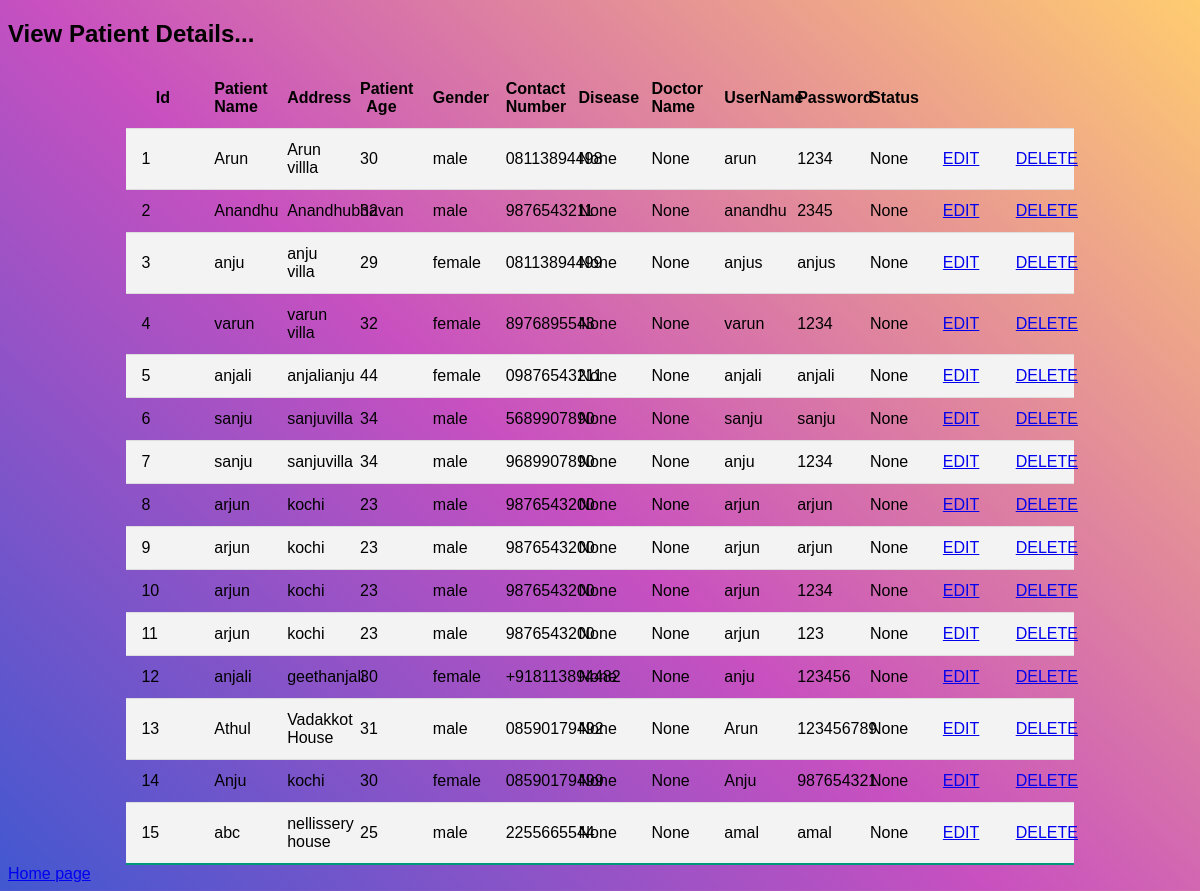
Page /viewpatient on the committed database.
### myapp/models.py (models this page shows, shortened)
class Patient(models.Model):
    patientname=models.CharField(max_length=150)
    address=models.CharField(max_length=150)
    age=models.CharField(max_length=100)
    gender=models.CharField(max_length=100)
    contactnum=models.CharField(max_length=100)
    disease=models.CharField(max_length=150,null=True,blank=True)
    doctorname=models.CharField(max_length=150,null=True,blank=True)
    username=models.CharField(max_length=150,null=True,blank=True)
    password=models.CharField(max_length=150,null=True,blank=True)
    status=models.CharField(max_length=150,null=True,blank=True)

### myapp/views.py (the view)
# urls.py: path('viewpatient',views.viewpatient,name='viewpatient'),
def viewpatient(request):
    result = Patient.objects.all()
    return render(request,'viewpatient.html', {'result': result})

### myapp/templates/viewpatient.html (shortened to what this page needs)
<!DOCTYPE html>
<html lang="en">
<head>
   <link rel="stylesheet" href="static/table.css">
</head>
<body>
<h2>View Patient Details...</h2>
<table>
    <tr>
        <th>Id</th>
        <th>Patient Name</th>
        <th>Address</th>
        <th>Patient Age</th>
        <th>Gender</th>
        <th>Contact Number</th>
        <th>Disease</th>
        <th>Doctor Name</th>
        <th>UserName</th>
        <th>Password</th>
        <th>Status</th>
    </tr>
    {% for result in result %}
    <tr>
        <td>{{ result.id }}</td>
        <td>{{ result.patientname }}</td>
        <td>{{ result.address }}</td>
        <td>{{ result.age }}</td>
        <td>{{ result.gender }}</td>
        <td>{{ result.contactnum }}</td>
        <td>{{ result.disease }}</td>
        <td>{{ result.doctorname }}</td>
        <td>{{ result.username }}</td>
        <td>{{ result.password }}</td>
        <td>{{ result.status }}</td>
        <td><a href="editpatient/{{result.id}}"> EDIT</a></td>
        <td><a href="deletepatient/{{result.id}}"> DELETE</a></td>
    </tr>
    {% endfor %}
</table>
</body>
<a href="/home">Home page</a>
</html>

### myapp/static/table.css (style rules this page uses)
table { border-collapse: collapse; margin: 0 auto; padding: 0; width: 50%; table-layout: fixed; }
th, td { padding: 10px 10px; }
tbody tr { border-bottom: 1px solid #dddddd; }
tbody tr:nth-of-type(even) { background-color: #f3f3f3; }
tbody tr:last-of-type { border-bottom: 2px solid #009879; }

### myapp/templates/viewpatient.html (style rules this page uses)
body { background-color: background-color: #4158D0; background-image: linear-gradient(43deg, #4158D0 0%, #C850C0 46%, #FFCC70 100%); font-family: 'Ubuntu', sans-serif; background-position:center center; }
table { border-collapse: collapse; margin: 0 auto; padding: 0; width: 80%; table-layout: fixed; }
th, td { padding: 12px 15px; }

### rows in the picture
Patient: id "1", patientname "Arun", address "Arun villla", age "30", gender "male", contactnum "08113894498", disease "None", doctorname "None", username "arun", password "1234", status "None"
Patient: id "2", patientname "Anandhu", address "Anandhubhavan", age "32", gender "male", contactnum "9876543211", disease "None", doctorname "None", username "anandhu", password "2345", status "None"
Patient: id "3", patientname "anju", address "anju villa", age "29", gender "female", contactnum "08113894499", disease "None", doctorname "None", username "anjus", password "anjus", status "None"
Patient: id "4", patientname "varun", address "varun villa", age "32", gender "female", contactnum "8976895543", disease "None", doctorname "None", username "varun", password "1234", status "None"
Patient: id "5", patientname "anjali", address "anjalianju", age "44", gender "female", contactnum "09876543211", disease "None", doctorname "None", username "anjali", password "anjali", status "None"
Patient: id "6", patientname "sanju", address "sanjuvilla", age "34", gender "male", contactnum "5689907890", disease "None", doctorname "None", username "sanju", password "sanju", status "None"
Patient: id "7", patientname "sanju", address "sanjuvilla", age "34", gender "male", contactnum "9689907890", disease "None", doctorname "None", username "anju", password "1234", status "None"
Patient: id "8", patientname "arjun", address "kochi", age "23", gender "male", contactnum "9876543200", disease "None", doctorname "None", username "arjun", password "arjun", status "None"
Patient: id "9", patientname "arjun", address "kochi", age "23", gender "male", contactnum "9876543200", disease "None", doctorname "None", username "arjun", password "arjun", status "None"
Patient: id "10", patientname "arjun", address "kochi", age "23", gender "male", contactnum "9876543200", disease "None", doctorname "None", username "arjun", password "1234", status "None"
Patient: id "11", patientname "arjun", address "kochi", age "23", gender "male", contactnum "9876543200", disease "None", doctorname "None", username "arjun", password "123", status "None"
Patient: id "12", patientname "anjali", address "geethanjali", age "30", gender "female", contactnum "+918113894482", disease "None", doctorname "None", username "anju", password "123456", status "None"
Patient: id "13", patientname "Athul", address "Vadakkot House", age "31", gender "male", contactnum "08590179492", disease "None", doctorname "None", username "Arun", password "123456789", status "None"
Patient: id "14", patientname "Anju", address "kochi", age "30", gender "female", contactnum "08590179499", disease "None", doctorname "None", username "Anju", password "987654321", status "None"
Patient: id "15", patientname "abc", address "nellissery house", age "25", gender "male", contactnum "2255665544", disease "None", doctorname "None", username "amal", password "amal", status "None"
